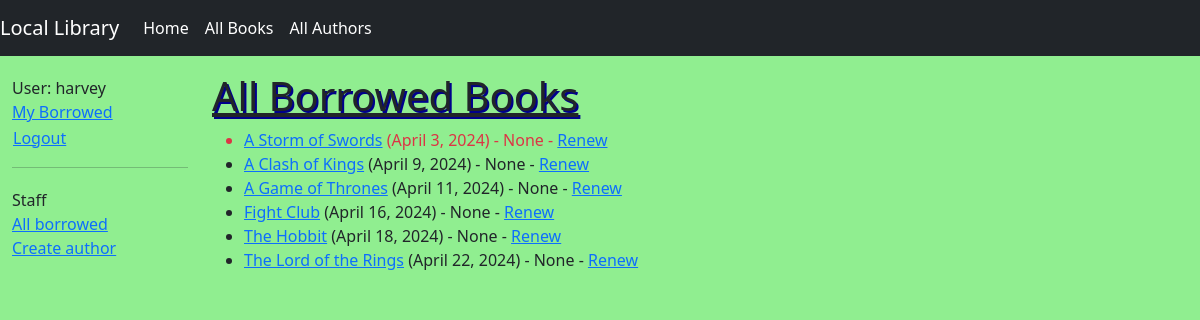
/catalog/borrowed/ (signed in), run on an earlier commit of the app's database.
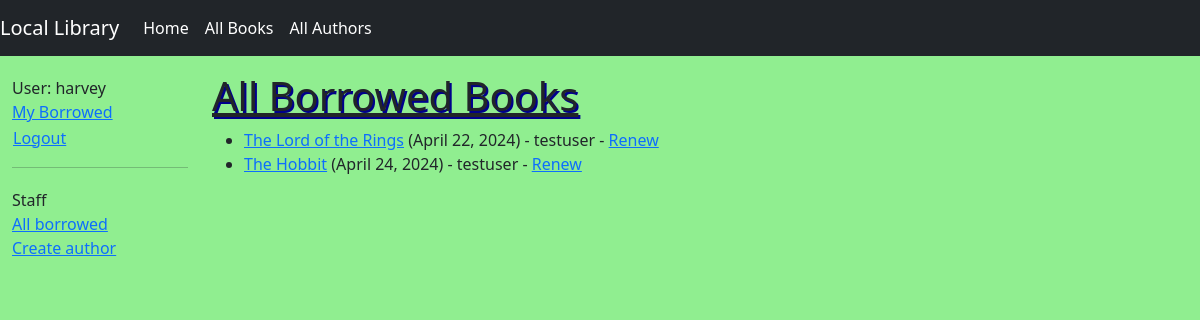
And on a later commit of the database.
### catalog/models.py (models this page shows, shortened)
class BookInstance(models.Model):
    id = models.UUIDField(primary_key=True, default=uuid.uuid4,
                          help_text="Unique ID for this particular book across whole library")
    book = models.ForeignKey('Book', on_delete=models.RESTRICT, null=True)
    imprint = models.CharField(max_length=200)
    due_back = models.DateField(null=True, blank=True)
    borrower = models.ForeignKey(settings.AUTH_USER_MODEL, on_delete=models.SET_NULL, null=True, blank=True)
    @property
    def is_overdue(self):
        return bool(self.due_back and date.today() > self.due_back)
    LOAN_STATUS = (
        ('m', 'Maintenance'),
        ('o', 'On loan'),
        ('a', 'Available'),
        ('r', 'Reserved'),
    )
    status = models.CharField(
        max_length=1,
        choices=LOAN_STATUS,
        blank=True,
        default='m',
        help_text='Book availability',
    )
    class Meta:
        ordering = ['due_back']
        permissions = (("can_mark_returned", "Set book as returned"),)

class Book(models.Model):
    title = models.CharField(max_length=200)
    author = models.ForeignKey('Author', on_delete=models.RESTRICT, null=True)
    summary = models.TextField(
        max_length=1000, help_text="Enter a brief description of the book")
    isbn = models.CharField('ISBN', max_length=13,
                            unique=True,
                            help_text='13 Character <a href="https://www.isbn-international.org/content/what-isbn'
                                      '">ISBN number</a>')
    genre = models.ManyToManyField(
        Genre, help_text="Select a genre for this book")
    def display_genre(self):
        """Create a string for the Genre. This is required to display genre in Admin."""
        return ', '.join(genre.name for genre in self.genre.all()[:3])
    display_genre.short_description = 'Genre'

### catalog/views.py (the view)
# urls.py: path(r'borrowed/', views.LoanedBooksAllListView.as_view(), name='all-borrowed'),
class LoanedBooksAllListView(PermissionRequiredMixin, generic.ListView):
    model = BookInstance
    permission_required = 'catalog.can_mark_returned'
    template_name = 'catalog/bookinstance_list_borrowed_all.html'
    paginate_by = 10
    def get_queryset(self):
        return BookInstance.objects.filter(status__exact='o').order_by('due_back')

### catalog/templates/catalog/bookinstance_list_borrowed_all.html
{% extends "base_generic.html" %}
{% block content %}
    <h1>All Borrowed Books</h1>
    {% if bookinstance_list %}
    <ul>
      {% for bookinst in bookinstance_list %}
      <li class="{% if bookinst.is_overdue %}text-danger{% endif %}">
        <a href="{% url 'book-detail' bookinst.book.pk %}">{{bookinst.book.title}}</a> ({{ bookinst.due_back }}) {% if user.is_staff %}- {{ bookinst.borrower }}{% endif %} {% if perms.catalog.can_mark_returned %}- <a href="{% url 'renew-book-librarian' bookinst.id %}">Renew</a>  {% endif %}
      </li>
      {% endfor %}
    </ul>
    {% else %}
      <p>There are no books borrowed.</p>
    {% endif %}
{% endblock %}

What changed in the data, as far as the page shows it:
no longer on this page (row edited): BookInstance: book "A Storm of Swords", due_back "April 3, 2024", borrower "None"
no longer on this page (row edited): BookInstance: book "A Clash of Kings", due_back "April 9, 2024", borrower "None"
no longer on this page (row edited): BookInstance: book "A Game of Thrones", due_back "April 11, 2024", borrower "None"
no longer on this page (row edited): BookInstance: book "Fight Club", due_back "April 16, 2024", borrower "None"
changed BookInstance "April 22, 2024": borrower "None" → "testuser"; moves up the list
changed BookInstance "The Hobbit": due_back "April 18, 2024" → "April 24, 2024"; borrower "None" → "testuser"
